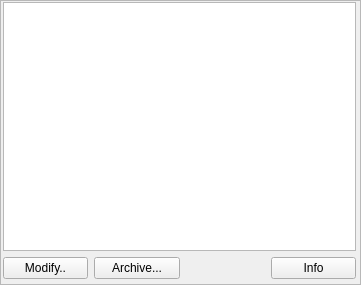
<?xml version="1.0" encoding="UTF-8"?>
<ui version="4.0">
 <class>SessionSettingsPane</class>
 <widget class="QFrame" name="SessionSettingsPane">
  <property name="geometry">
   <rect>
    <x>0</x>
    <y>0</y>
    <width>361</width>
    <height>285</height>
   </rect>
  </property>
  <property name="sizePolicy">
   <sizepolicy hsizetype="Fixed" vsizetype="Fixed">
    <horstretch>0</horstretch>
    <verstretch>0</verstretch>
   </sizepolicy>
  </property>
  <property name="windowTitle">
   <string>Frame</string>
  </property>
  <property name="frameShape">
   <enum>QFrame::StyledPanel</enum>
  </property>
  <property name="frameShadow">
   <enum>QFrame::Raised</enum>
  </property>
  <widget class="QWidget" name="gridLayoutWidget">
   <property name="geometry">
    <rect>
     <x>3</x>
     <y>2</y>
     <width>353</width>
     <height>277</height>
    </rect>
   </property>
   <layout class="QGridLayout" name="gridLayout">
    <item row="0" column="0">
     <widget class="QListWidget" name="listWidgetSession">
      <property name="minimumSize">
       <size>
        <width>0</width>
        <height>240</height>
       </size>
      </property>
      <property name="selectionMode">
       <enum>QAbstractItemView::MultiSelection</enum>
      </property>
     </widget>
    </item>
    <item row="1" column="0">
     <layout class="QHBoxLayout" name="horizontalLayout">
      <item>
       <widget class="QPushButton" name="btnModify">
        <property name="sizePolicy">
         <sizepolicy hsizetype="MinimumExpanding" vsizetype="Preferred">
          <horstretch>0</horstretch>
          <verstretch>0</verstretch>
         </sizepolicy>
        </property>
        <property name="text">
         <string>Modify..</string>
        </property>
       </widget>
      </item>
      <item>
       <widget class="QPushButton" name="btnArchive">
        <property name="sizePolicy">
         <sizepolicy hsizetype="MinimumExpanding" vsizetype="Preferred">
          <horstretch>0</horstretch>
          <verstretch>0</verstretch>
         </sizepolicy>
        </property>
        <property name="text">
         <string>Archive...</string>
        </property>
       </widget>
      </item>
      <item>
       <spacer name="horizontalSpacer">
        <property name="orientation">
         <enum>Qt::Horizontal</enum>
        </property>
        <property name="sizeHint" stdset="0">
         <size>
          <width>40</width>
          <height>20</height>
         </size>
        </property>
       </spacer>
      </item>
      <item>
       <widget class="QPushButton" name="btnInfo">
        <property name="sizePolicy">
         <sizepolicy hsizetype="MinimumExpanding" vsizetype="Preferred">
          <horstretch>0</horstretch>
          <verstretch>0</verstretch>
         </sizepolicy>
        </property>
        <property name="text">
         <string>Info</string>
        </property>
       </widget>
      </item>
     </layout>
    </item>
   </layout>
  </widget>
  <action name="actionDelete">
   <property name="text">
    <string>Delete</string>
   </property>
   <property name="shortcut">
    <string>Del</string>
   </property>
  </action>
  <action name="actionCopy">
   <property name="text">
    <string>Copy</string>
   </property>
   <property name="shortcut">
    <string>Ctrl+C</string>
   </property>
  </action>
  <action name="actionBackup">
   <property name="text">
    <string>Backup</string>
   </property>
   <property name="shortcut">
    <string>Ctrl+B</string>
   </property>
  </action>
  <action name="actionRestoreBackup">
   <property name="text">
    <string>Restore Backup</string>
   </property>
   <property name="shortcut">
    <string>Ctrl+Shift+B</string>
   </property>
  </action>
 </widget>
 <resources/>
 <connections/>
</ui>
